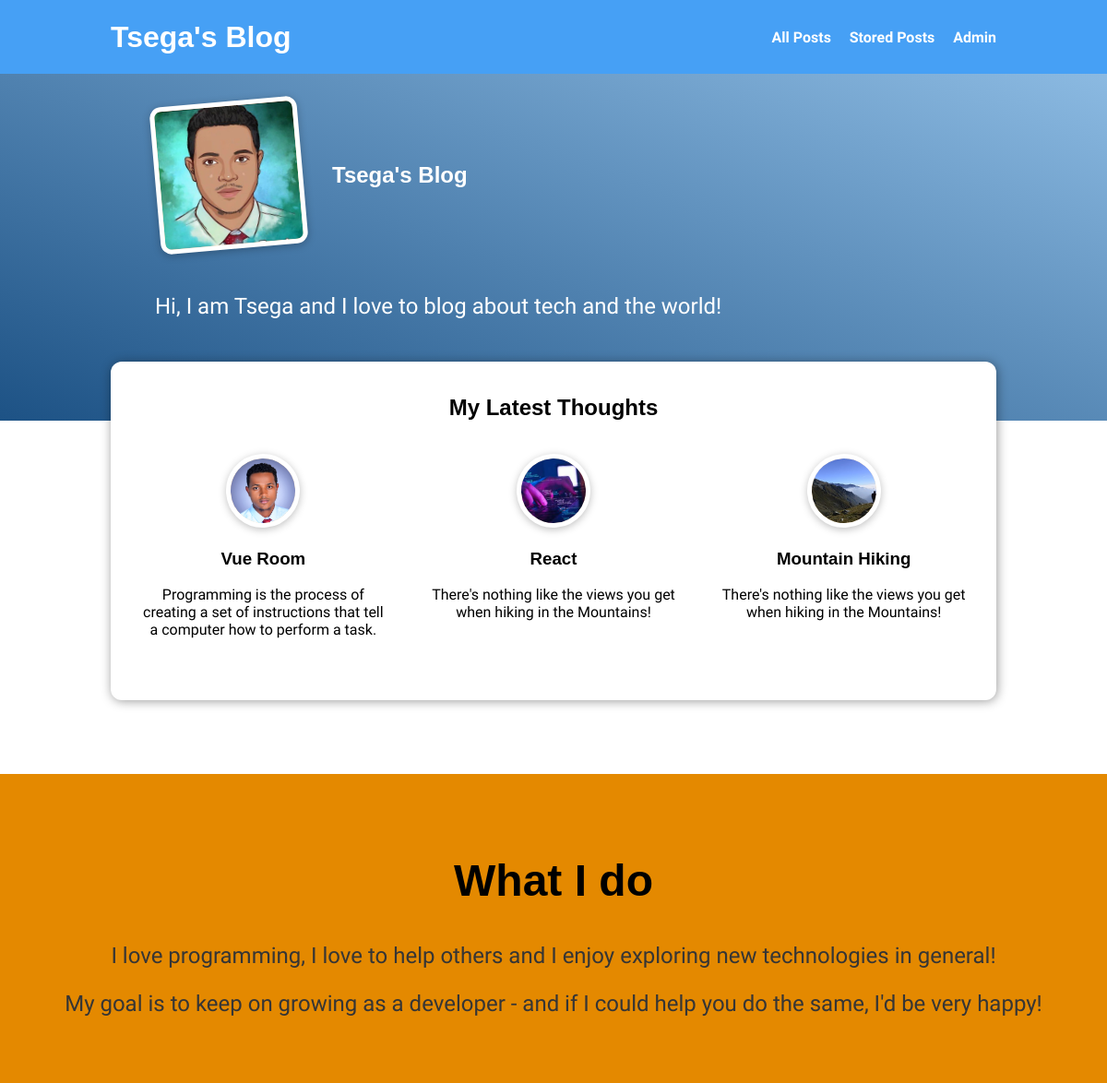
The page / on the database its author committed.
### blog/models.py (models this page shows, shortened)
class Post(models.Model):
    title = models.CharField(max_length=150)
    excerpt = models.CharField(max_length=200)
    image = models.ImageField(upload_to="posts", null = True)
    date =  models.DateField(auto_now=True)
    slug = models.SlugField(unique=True, db_index=True)
    content = models.TextField(validators=[MinLengthValidator(10)])
    author = models.ForeignKey(Author, null = True, on_delete=models.SET_NULL, related_name="posts")
    tags = models.ManyToManyField(Tag)

### blog/views.py (the view)
# urls.py: path("", views.StartingPageView.as_view(), name="starting-page"),
class StartingPageView(ListView):
    template_name = "blog/index.html"
    model = Post
    ordering= ["-date"]
    context_object_name= "posts"
    def get_queryset(self):
        queryset = super().get_queryset()
        data = queryset[:3]
        return data

### blog/templates/blog/index.html (shortened to what this page needs)
{% extends 'base.html' %}
{% load static %}
{% block css_files %}
<link rel ="stylesheet" href="{% static "blog/post.css" %}">
<link rel ="stylesheet" href="{% static "blog/blogStyle.css" %}">
{% endblock  %}
{% block content %}
<section id = "welcome">
    <div class="welcomcontent">
    <header>
        <img src="{% static 'blog/images/grace.jpg' %}" alt= "Grace - The Author of this blog"/>
        <h2> Tsega's Blog </h2>
    </header>
    <p> Hi, I am Tsega and I love to blog about tech and the world!</p>
    <br><br>
</div>
</section>
<section id = "latest-posts">
    <h2>My Latest Thoughts</h2>
    <ul>
     {% for post in posts %}
       {% include 'blog/includes/post.html' %}
     {% endfor %}
 </ul>
</section>
<section id = "about">
    <h2>What I do</h2>
     <p>I love programming, I love to help others and I enjoy exploring new technologies in general!</p>
     <p>My goal is to keep on growing as a developer - and if I could help you do the same, I'd be very happy!</p>
</section>
{% endblock content %}

### blog/templates/blog/includes/post.html (shortened to what this page needs)
<li>
    <article class="post">
        <a href ="{% url 'posts-detail-page' post.slug%}">
            <img src="{{post.image.url}}" alt="{{post.title}}">
            <div class="post_content">
                <h3>{{post.title}}</h3>
                <p>{{post.excerpt}}</p>
                <br>
            </div>
        </a>
     </article>
 </li>

### static/app.css (style rules this page uses)
* { box-sizing: border-box; }
html { font-family: 'Roboto Condensed', sans-serif; }
body { margin: 0; }
h1, h2, h3 { font-family: 'Loto', sans-serif; font-weight: bold; }

### blog/static/blog/post.css (style rules this page uses)
.post { display: flex; flex-direction: column; align-items: center; text-align: center; }
.post a { text-decoration: none; color: black; transition: all 0.2s ease; padding: 1rem; }
.post img { width: 5rem; height: 5rem; object-fit: cover; object-position: top; border: 5px solid white; border-radius: 50%; background-color: #ffe1bf; transform: rotateZ(-5deg); box-shadow: 0 2px 8px rgba(0, 0, 0, 0.25); }

### blog/static/blog/blogStyle.css (style rules this page uses)
#welcome { margin-top: 30px; background: linear-gradient(to right top, #1d5285, #94c2e9); padding: 1rem, 20%; }
#welcome header { display: flex; align-items: center; margin: 3rem auto; }
#welcome .welcomcontent { padding: 3rem; width: 60rem; margin: -1rem auto 2rem auto; }
#welcome img { width: 10rem; height: 10rem; object-fit: cover; object-position: top; border: 5px solid white; border-radius: 12px; background-color: #ffe1bf; transform: rotateZ(-5deg); box-shadow: 0 2px 8px rgba(0, 0, 0, 0.25); }
#welcome h2 { font-size: 1.5rem; margin: 0 0 0 2rem; color: white; width: 10rem; }
#welcome p { color: white; font-size: 1.5rem; }
#latest-posts { background-color: white; padding: 1rem; border-radius: 12px; width: 60rem; margin: -6rem auto 2rem auto; box-shadow: 1px 1px 12px rgba(0, 0, 0, 0.4); }
#latest-posts h2 { text-align: center; }
#latest-posts ul { list-style: none; margin: 0; padding: 0; display: flex; gap: 1rem; }
#latest-posts li { flex: 1; }
#about { text-align: center; padding: 3rem; background-color: #e48900; margin-top: 5rem; }
#about h2 { font-size: 3rem; }
#about p { font-size: 1.5rem; color: #353535; }

### rows shown on the page
Post: image (picture), title "Vue Room", excerpt "Programming is the process of creating a set of instructions that tell a computer how to perform a task."
Post: image (picture), title "React", excerpt "There's nothing like the views you get when hiking in the Mountains!"
Post: image (picture), title "Mountain Hiking", excerpt "There's nothing like the views you get when hiking in the Mountains!"
